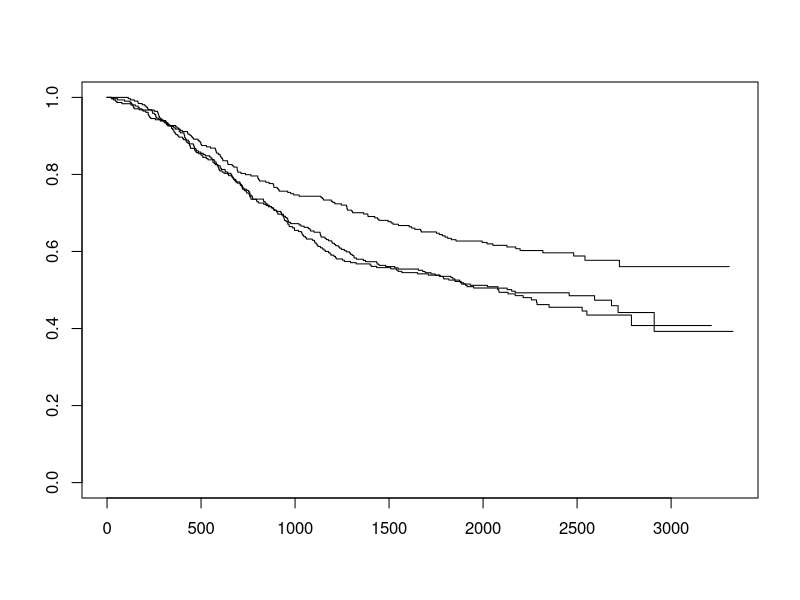

This chart was generated by the following R code:
## ---- chunk 1
library(survival)
colon <-read.csv("colon.csv")
deaths <- subset(colon, etype==2)
plot(survfit(Surv(time,status)~rx, data=deaths))
## ---- chunk 2
survdiff(Surv(time,status)~I(rx=="Lev+5FU"), data=deaths)
## ---- chunk 3
deaths_km <- survfit(Surv(time,status)~rx,data=deaths)
deaths_km
## ---- chunk 4
quantile(deaths_km, probs=c(.1,.25,.5))
## ---- chunk 5
summary(deaths_km,times=365*c(1,2,5))
## ---- chunk 6
print(deaths_km,rmean=5*365)
